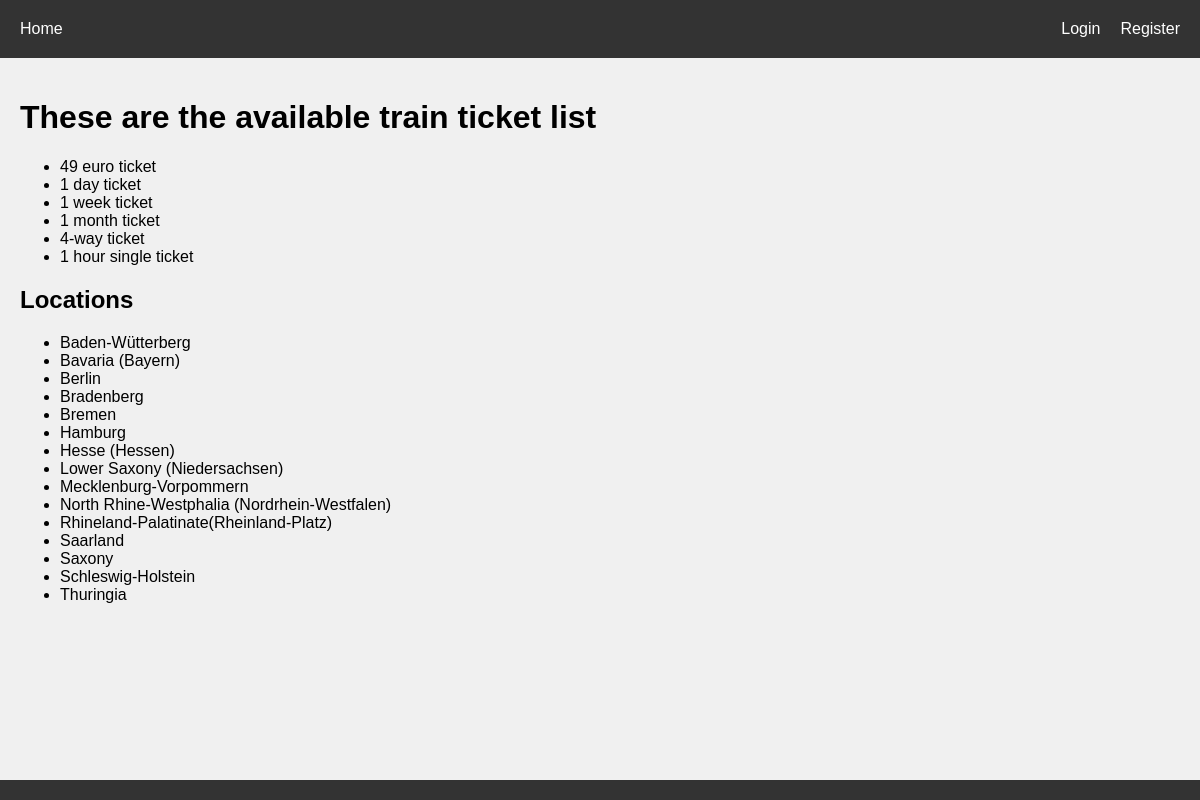
The page / on the database its author committed.
### tickets/models.py (models this page shows, shortened)
class Tickets(models.Model):
    name = models.CharField(max_length=24)
    text = models.TextField()
    created = models.DateTimeField(auto_now_add=True)
    duration = models.IntegerField(help_text="Duration in days", default=1)

### locations/models.py (models this page shows)
class Locations(models.Model):
    name = models.CharField(max_length=64)
    text = models.TextField()
    created = models.DateTimeField(auto_now_add=True)

### home/views.py (the view)
# urls.py: 2. Add a URL to urlpatterns:  path('', views.home, name='home')
def home(request):
    all_tickets = Tickets.objects.all()
    all_locations = Locations.objects.all()
    return render(request, 'home/welcome.html',{'locations': all_locations, 'tickets': all_tickets})

### home/templates/home/welcome.html (shortened to what this page needs)
{% extends "base.html" %}
{% block content %}
<h1>These are the available train ticket list</h1>
    <ul>
        {% for ticket in tickets %}
            <li>{{ ticket.name }}</li>
        {% endfor %}
    </ul>
<h2>Locations</h2>
    <ul>
        {% for location in locations %}
            <li>{{ location.name }}</li>
        {% endfor %}
    </ul>
{% endblock %}

### static/css/style.css (style rules this page uses)
body { font-family: Arial, sans-serif; background-color: #f0f0f0; margin: 0; padding: 0; }

### rows shown on the page
Tickets: name "49 euro ticket"
Tickets: name "1 day ticket"
Tickets: name "1 week ticket"
Tickets: name "1 month ticket"
Tickets: name "4-way ticket"
Tickets: name "1 hour single ticket"
Locations: name "Baden-Wütterberg"
Locations: name "Bavaria (Bayern)"
Locations: name "Berlin"
Locations: name "Bradenberg"
Locations: name "Bremen"
Locations: name "Hamburg"
Locations: name "Hesse (Hessen)"
Locations: name "Lower Saxony (Niedersachsen)"
Locations: name "Mecklenburg-Vorpommern"
Locations: name "North Rhine-Westphalia (Nordrhein-Westfalen)"
Locations: name "Rhineland-Palatinate(Rheinland-Platz)"
Locations: name "Saarland"
Locations: name "Saxony"
Locations: name "Schleswig-Holstein"
Locations: name "Thuringia"
